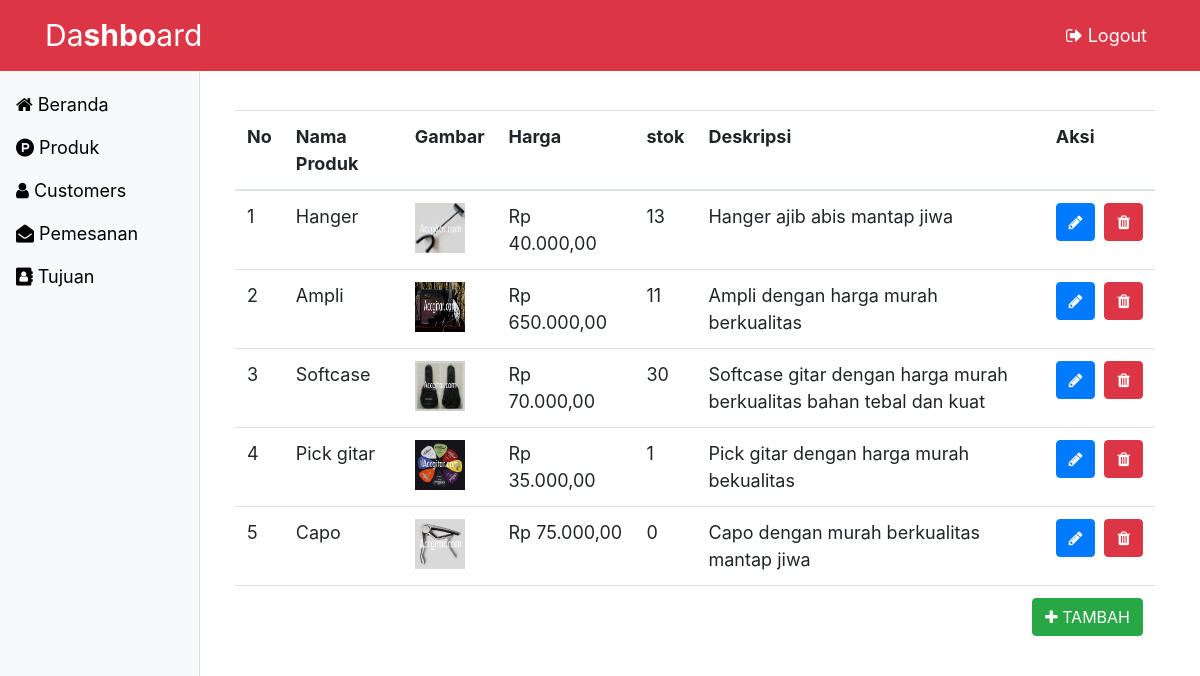
Screenshot of /page/admin/index.php?page=produk (signed in) with the database file from the repository.
### tables this page shows
CREATE TABLE `tb_produk` (
  `id_produk` int(11) NOT NULL,
  `nama_produk` varchar(50) NOT NULL,
  `gambar` varchar(100) NOT NULL,
  `harga` varchar(8) NOT NULL,
  `stok` int(3) NOT NULL,
  `deskripsi` varchar(300) NOT NULL
);

### page/admin/produk.php (the view)
<?php
$produk="SELECT * FROM tb_produk order by id_produk desc";
$data = mysqli_query($conn, $produk);
?>
<div class="container">
	<div class="row">
		<div class="col-md-2"></div>
		<div class="col-md-10">
			<table class="table">
				<br><br>
				<tr>
					<th>No</th>
					<th>Nama Produk</th>
					<th>Gambar</th>
					<th width="15%">Harga</th>
					<th>stok</th>
					<th>Deskripsi</th>
					<th>Aksi</th>
					<th></th>
				</tr>
				<tbody>
					<?php
					$no=1;
					while($hasil = mysqli_fetch_array($data)){
						?>
						<tr>
							<td><?php echo $no; ?></td>
							<td><?php echo $hasil[1]; ?></td>
							<td><img src="../../img/<?php echo $hasil[2]; ?>" width="50" height="50"></td>
							<td><?php echo "Rp ".number_format($hasil['harga'],2,',','.')?></td>
							<td><?php echo $hasil[4]; ?></td>
							<td><?php echo $hasil[5]; ?></td>
							<td>
									<a href="edit_produk.php?id_produk=<?php echo $hasil[0]?>" class="btn btn-primary"><span class="fa fa-pencil"></span></a>
							</td>
							<td>
									<a href="hapus_produk.php?id_produk=<?php echo $hasil[0]?>" class="btn btn-danger" onclick="return confirm('Anda yakin ingin menghapus?')" style="margin-left: -15px;"><span class="fa fa-trash"></span></a>
							</td>
						</tr>
						<?php
						$no++;
					}
					?>
					<tr>
						<td colspan="8" align="right">
							<button type="submit" class="btn btn-success">
								<a href="tambah_produk.php" style="color: #fff;text-decoration: none;"><span class="fa fa-plus"></span> TAMBAH
								</a>
							</button>
						</td>
					</tr>
				</tbody>
			</table>
		</div>
	</div>
</div>

### css/modern-business.css (style rules this page uses)
body { padding-top: 54px; }
@media (min-width: 992px) { body { padding-top: 56px; } }

### css/dashboard.css (style rules this page uses)
body { font-size: 18px; }

### rows the page displays
tb_produk: nama_produk "Hanger", gambar (picture), harga "40.000,00", stok "13", deskripsi "Hanger ajib abis mantap jiwa"
tb_produk: nama_produk "Ampli", gambar (picture), harga "650.000,00", stok "11", deskripsi "Ampli dengan harga murah berkualitas"
tb_produk: nama_produk "Softcase", gambar (picture), harga "70.000,00", stok "30", deskripsi "Softcase gitar dengan harga murah berkualitas bahan tebal dan kuat"
tb_produk: nama_produk "Pick gitar", gambar (picture), harga "35.000,00", stok "1", deskripsi "Pick gitar dengan harga murah bekualitas"
tb_produk: nama_produk "Capo", gambar (picture), harga "75.000,00", stok "0", deskripsi "Capo dengan murah berkualitas mantap jiwa"
